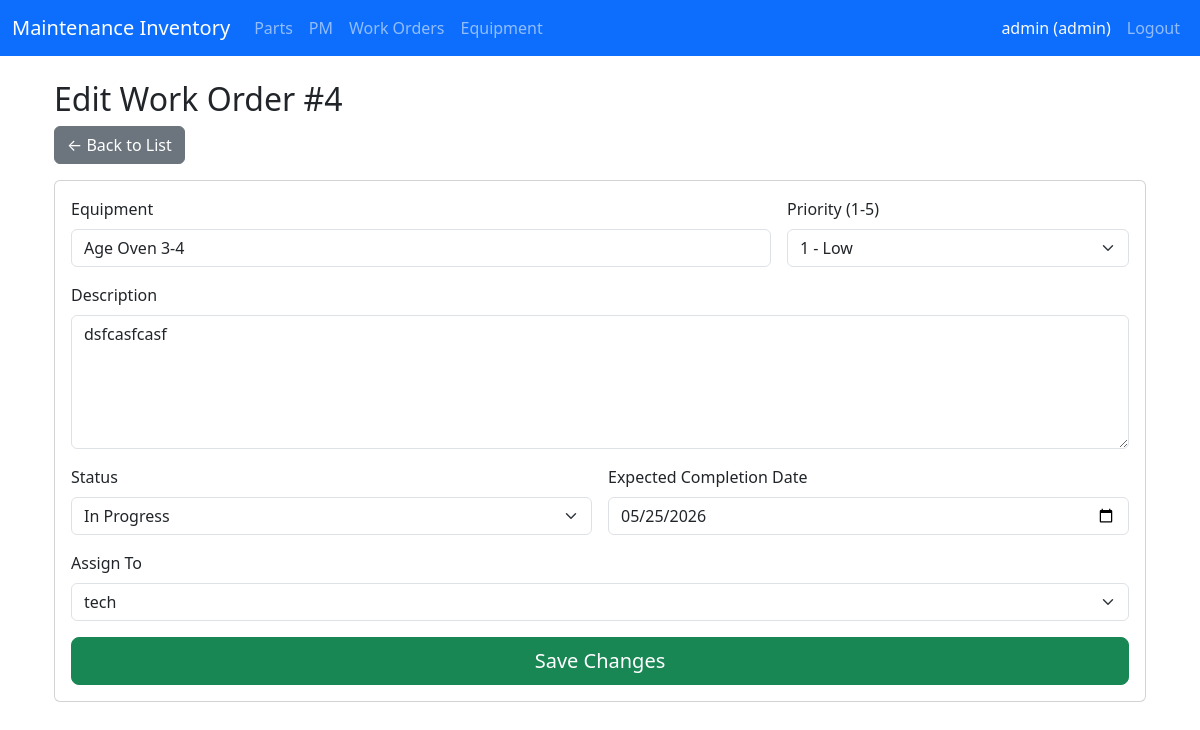
Page /workorder/edit/4 (signed in) on the committed database.
### app/models/user.py (models this page shows, shortened)
class User(UserMixin, db.Model):
    __tablename__ = 'users'
    id = db.Column(db.Integer, primary_key=True)
    username = db.Column(db.String(80), unique=True, nullable=False)
    password_hash = db.Column(db.String(256), nullable=False)
    role = db.Column(db.String(20), default='technician')
    must_change_password = db.Column(db.Boolean, default=True)
    created_at = db.Column(db.DateTime, default=datetime.utcnow)
    email = db.Column(db.String(120), unique=True, nullable=True)

### app/models/workorder.py (models this page shows, shortened)
class WorkOrder(db.Model):
    __tablename__ = 'workorder'
    __table_args__ = {'extend_existing': True}
    id = db.Column(db.Integer, primary_key=True)
    equipment = db.Column(db.String(200), nullable=False)
    equipment_id = db.Column(db.String(50), nullable=True)
    description = db.Column(db.Text, nullable=False)
    status = db.Column(db.String(50), default="Open")
    priority = db.Column(db.Integer)
    expected_completion_date = db.Column(db.Date)
    created_by_id = db.Column(db.Integer, db.ForeignKey('users.id'), nullable=False)
    assigned_to_id = db.Column(db.Integer, db.ForeignKey('users.id'), nullable=True)
    completed_by_id = db.Column(db.Integer, db.ForeignKey('users.id'), nullable=True)
    completed_at = db.Column(db.DateTime, nullable=True)
    completion_notes = db.Column(db.Text, nullable=True)
    parts_used = db.Column(db.JSON, nullable=True)
    created_at = db.Column(db.DateTime, default=datetime.utcnow)
    assigned_at = db.Column(db.DateTime, nullable=True)
    created_by = db.relationship('User', foreign_keys=[created_by_id], backref='created_workorders')
    assigned_to = db.relationship('User', foreign_keys=[assigned_to_id], backref='assigned_workorders')
    completed_by = db.relationship('User', foreign_keys=[completed_by_id], backref='completed_workorders')

### app/routes/workorder.py (the view)
@bp.route('/edit/<int:wo_id>')
@login_required
def edit(wo_id):
    if current_user.role != 'admin':
        flash("Only admins can edit work orders.", "danger")
        return redirect(url_for('workorder.index'))
    wo = WorkOrder.query.get_or_404(wo_id)
    technicians = User.query.filter_by(role='technician').all()
    return render_template('workorder/edit.html', wo=wo, technicians=technicians)

### app/templates/workorder/edit.html (shortened to what this page needs)
{% extends "base.html" %}
{% block content %}
<div class="container mt-4">
    <h2>Edit Work Order #{{ wo.id }}</h2>
    <a href="{{ url_for('workorder.index') }}" class="btn btn-secondary mb-3">← Back to List</a>
    <div class="card">
        <div class="card-body">
            <form method="POST">
                <div class="row g-3">
                    <div class="col-md-8">
                        <label class="form-label">Equipment</label>
                        <input type="text" name="equipment" class="form-control" value="{{ wo.equipment }}" required>
                    </div>
                    <div class="col-md-4">
                        <label class="form-label">Priority (1-5)</label>
                        <select name="priority" class="form-select">
                            <option value="1" {% if wo.priority == 1 %}selected{% endif %}>1 - Low</option>
                        </select>
                    </div>
                    <div class="col-12">
                        <label class="form-label">Description</label>
                        <textarea name="description" class="form-control" rows="5" required>{{ wo.description }}</textarea>
                    </div>
                    <div class="col-md-6">
                        <label class="form-label">Status</label>
                        <select name="status" class="form-select">
                            <option value="In Progress" {% if wo.status == 'In Progress' %}selected{% endif %}>In Progress</option>
                        </select>
                    </div>
                    <div class="col-md-6">
                        <label class="form-label">Expected Completion Date</label>
                        <input type="date" name="expected_completion_date" class="form-control"
                               value="{{ wo.expected_completion_date.strftime('%Y-%m-%d') if wo.expected_completion_date else '' }}">
                    </div>
                    <div class="col-12">
                        <label class="form-label">Assign To</label>
                        <select name="assigned_to_id" class="form-select">
                            {% for tech in technicians %}
                            <option value="{{ tech.id }}" {% if wo.assigned_to_id == tech.id %}selected{% endif %}>
                                {{ tech.username }}
                            </option>
                            {% endfor %}
                        </select>
                    </div>
                    <div class="col-12">
                        <button type="submit" class="btn btn-success btn-lg w-100">Save Changes</button>
                    </div>
                </div>
            </form>
        </div>
    </div>
</div>
{% endblock %}

### app/templates/base.html (shortened to what this page needs)
<!DOCTYPE html>
<html lang="en">
<head>
    <link href="https://cdn.jsdelivr.net/npm/bootstrap@5.3.3/dist/css/bootstrap.min.css" rel="stylesheet">
</head>
<body>
<nav class="navbar navbar-expand-lg navbar-dark bg-primary sticky-top">
    <div class="container-fluid">
        <a class="navbar-brand" href="{{ url_for('dashboard.index') }}">Maintenance Inventory</a>
        <div class="collapse navbar-collapse" id="navbarNav">
            <ul class="navbar-nav me-auto">
                <li class="nav-item">
                    <a class="nav-link" href="{{ url_for('parts.index') }}">Parts</a>
                </li>
                <li class="nav-item">
                    <a class="nav-link" href="{{ url_for('pm.index') }}">PM</a>
                </li>
                <li class="nav-item">
                    <a class="nav-link" href="{{ url_for('workorder.index') }}">Work Orders</a>
                </li>
                <li class="nav-item">
                    <a class="nav-link" href="{{ url_for('equipment.index') }}">Equipment</a>
                </li>
            </ul>
            <ul class="navbar-nav ms-auto">
                <li class="nav-item">
                    <span class="nav-link text-light">
                        {{ current_user.username }} ({{ current_user.role }})
                    </span>
                </li>
                <li class="nav-item">
                    <a class="nav-link" href="{{ url_for('auth.logout') }}">Logout</a>
                </li>
            </ul>
        </div>
    </div>
</nav>
    <div class="container mt-4">
        {% block content %}{% endblock %}
    </div>
</body>
</html>

### rows in the picture
User: username "admin", role "admin"
WorkOrder: id "4", equipment "Age Oven 3-4", priority "1 - Low", description "dsfcasfcasf", status "In Progress", expected_completion_date "05/25/2026", assigned_to_id "tech"
